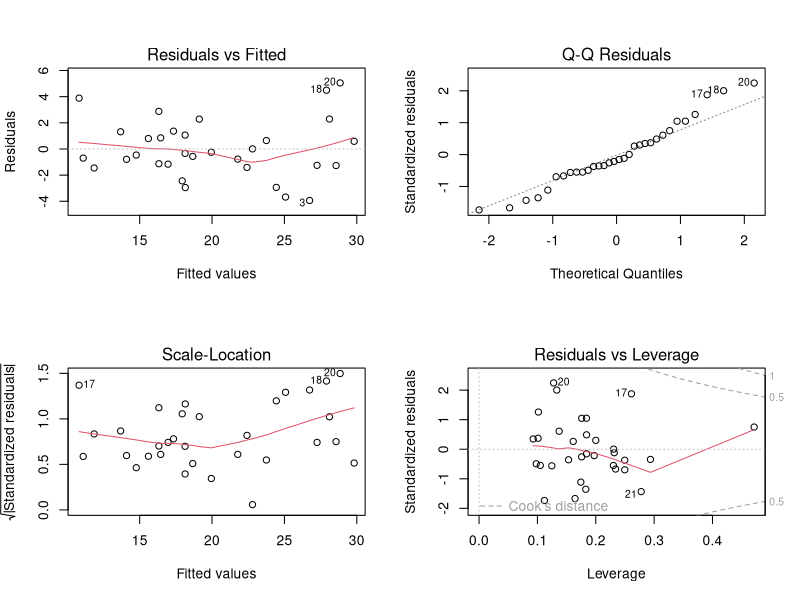

Write R code to recreate this figure.
## ---- chunk 1
knitr::opts_chunk$set(echo = TRUE)
## ---- chunk 2
data(mtcars)
library(data.table)
library(ggplot2)
library(MASS)
data <- data.table(mtcars)
data$vs <- factor(data$vs, labels = c("V", "S"))
data$am <- factor(data$am, labels = c("automatic", "manual"))
data$cyl  <- ordered(data$cyl)
data$gear  <- ordered(data$gear)
data$carb  <- ordered(data$carb)
summary(data)
## ---- chunk 3
t.test(data$mpg~data$am)
fit1 <- lm(mpg ~ am + cyl, data=data)
summary(fit1)
## ---- chunk 4
fit2 <- lm(mpg ~ ., data=data)
summary(fit2)
## ---- chunk 5
step <- stepAIC(fit2, direction="both")
## ---- chunk 6
step$anova
## ---- chunk 7
fit3 <- lm(mpg ~ cyl + hp + wt + am, data=data)
summary(fit3)
par(mfrow = c(2,2))
plot(fit3)
